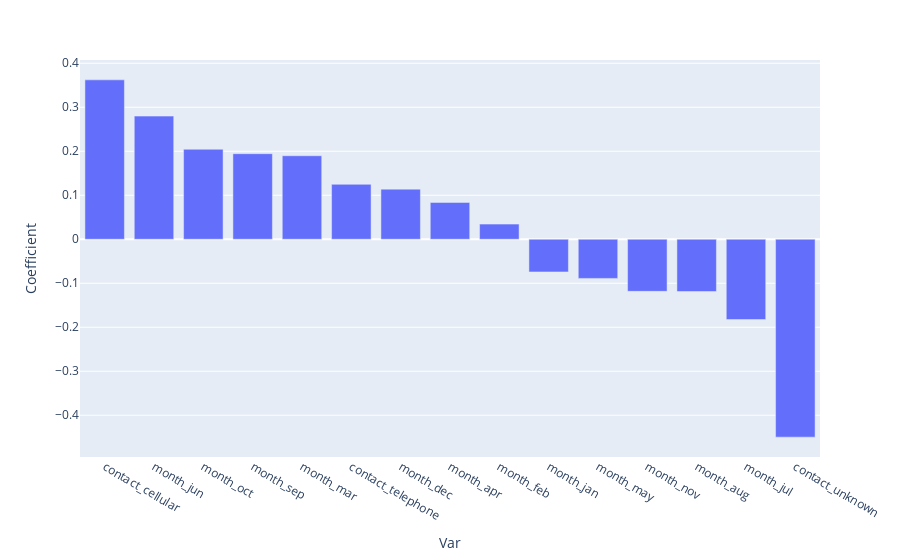

The code cell stored with this chart in its notebook:
### Code cell
# figure 7 know when and how to contact
importances_contact = fit_lr_contact(df)
importances_contact.sort_values('Coefficient', ascending=False, inplace=True)
fig = px.bar(importances_contact, x='Var', y='Coefficient')
fig.show()

### Figure 1 — Plotly figure (JSON) as saved in the notebook; plotly's stock layout.template omitted (floating-point values rounded to 4 significant figures)
{"data": [{"alignmentgroup": "True", "hovertemplate": "Var=%{x}<br>Coefficient=%{y}<extra></extra>", "legendgroup": "", "marker": {"color": "#636efa", "pattern": {"shape": ""}}, "name": "", "offsetgroup": "", "orientation": "v", "showlegend": false, "textposition": "auto", "type": "bar", "x": ["contact_cellular", "month_jun", "month_oct", "month_sep", "month_mar", "contact_telephone", "month_dec", "month_apr", "month_feb", "month_jan", "month_may", "month_nov", "month_aug", "month_jul", "contact_unknown"], "xaxis": "x", "y": [0.3623, 0.2799, 0.2045, 0.1945, 0.1898, 0.1248, 0.1139, 0.08368, 0.03439, -0.07428, -0.08897, -0.1184, -0.1188, -0.1827, -0.4498], "yaxis": "y"}], "layout": {"barmode": "relative", "legend": {"tracegroupgap": 0}, "margin": {"t": 60}, "xaxis": {"anchor": "y", "domain": [0, 1], "title": {"text": "Var"}}, "yaxis": {"anchor": "x", "domain": [0, 1], "title": {"text": "Coefficient"}}}}
